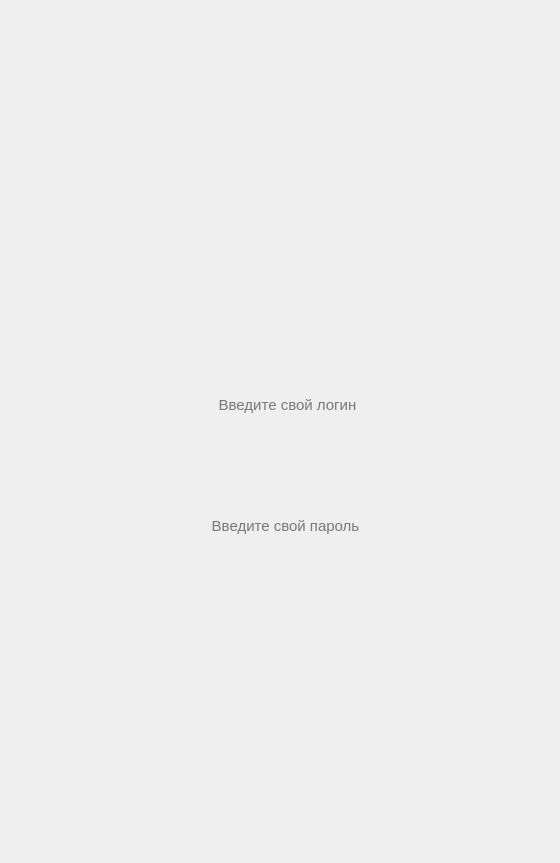
<?xml version="1.0" encoding="UTF-8"?>
<ui version="4.0">
 <class>MainWindow</class>
 <widget class="QMainWindow" name="MainWindow">
  <property name="geometry">
   <rect>
    <x>0</x>
    <y>0</y>
    <width>560</width>
    <height>863</height>
   </rect>
  </property>
  <property name="windowTitle">
   <string>MainWindow</string>
  </property>
  <widget class="QWidget" name="centralwidget">
   <widget class="QStackedWidget" name="stackedWidget">
    <property name="geometry">
     <rect>
      <x>0</x>
      <y>0</y>
      <width>560</width>
      <height>863</height>
     </rect>
    </property>
    <widget class="QWidget" name="SIGN_IN_PAGE">
     <widget class="QLabel" name="label">
      <property name="geometry">
       <rect>
        <x>0</x>
        <y>0</y>
        <width>560</width>
        <height>863</height>
       </rect>
      </property>
      <property name="text">
       <string/>
      </property>
      <property name="pixmap">
       <pixmap>1.png</pixmap>
      </property>
     </widget>
     <widget class="QPushButton" name="SWITCH_SIGN_UP_0_1_pushButton">
      <property name="geometry">
       <rect>
        <x>300</x>
        <y>270</y>
        <width>171</width>
        <height>31</height>
       </rect>
      </property>
      <property name="styleSheet">
       <string notr="true">background-color: rgba(0,0,0,0);
border: none;</string>
      </property>
      <property name="text">
       <string/>
      </property>
     </widget>
     <widget class="QPushButton" name="SWITCH_HOME_0_2_pushButton">
      <property name="geometry">
       <rect>
        <x>120</x>
        <y>610</y>
        <width>331</width>
        <height>51</height>
       </rect>
      </property>
      <property name="styleSheet">
       <string notr="true">background-color: rgba(0,0,0,0);
border: none;</string>
      </property>
      <property name="text">
       <string/>
      </property>
     </widget>
     <widget class="QLineEdit" name="SIGN_IN_LOGIN_lineEdit">
      <property name="geometry">
       <rect>
        <x>102</x>
        <y>379</y>
        <width>371</width>
        <height>51</height>
       </rect>
      </property>
      <property name="font">
       <font>
        <pointsize>11</pointsize>
       </font>
      </property>
      <property name="styleSheet">
       <string notr="true">background-color: rgba(0,0,0,0);
border: none;</string>
      </property>
      <property name="alignment">
       <set>Qt::AlignCenter</set>
      </property>
      <property name="placeholderText">
       <string>Введите свой логин</string>
      </property>
     </widget>
     <widget class="QLineEdit" name="SIGN_IN_PASSWORD_lineEdit">
      <property name="geometry">
       <rect>
        <x>100</x>
        <y>500</y>
        <width>371</width>
        <height>51</height>
       </rect>
      </property>
      <property name="font">
       <font>
        <pointsize>11</pointsize>
       </font>
      </property>
      <property name="styleSheet">
       <string notr="true">background-color: rgba(0,0,0,0);
border: none;</string>
      </property>
      <property name="alignment">
       <set>Qt::AlignCenter</set>
      </property>
      <property name="placeholderText">
       <string>Введите свой пароль</string>
      </property>
     </widget>
    </widget>
    <widget class="QWidget" name="SIGN_UP_PAGE">
     <widget class="QLabel" name="label_2">
      <property name="geometry">
       <rect>
        <x>0</x>
        <y>0</y>
        <width>560</width>
        <height>863</height>
       </rect>
      </property>
      <property name="text">
       <string/>
      </property>
      <property name="pixmap">
       <pixmap>2.png</pixmap>
      </property>
     </widget>
     <widget class="QPushButton" name="SWITCH_HOME_1_2_pushButton">
      <property name="geometry">
       <rect>
        <x>120</x>
        <y>610</y>
        <width>331</width>
        <height>51</height>
       </rect>
      </property>
      <property name="styleSheet">
       <string notr="true">background-color: rgba(0,0,0,0);
border: none;</string>
      </property>
      <property name="text">
       <string/>
      </property>
     </widget>
     <widget class="QLineEdit" name="SIGN_UP_LOGIN_lineEdit">
      <property name="geometry">
       <rect>
        <x>100</x>
        <y>380</y>
        <width>371</width>
        <height>51</height>
       </rect>
      </property>
      <property name="font">
       <font>
        <pointsize>11</pointsize>
       </font>
      </property>
      <property name="styleSheet">
       <string notr="true">background-color: rgba(0,0,0,0);
border: none;</string>
      </property>
      <property name="alignment">
       <set>Qt::AlignCenter</set>
      </property>
      <property name="placeholderText">
       <string>Введите свой логин</string>
      </property>
     </widget>
     <widget class="QPushButton" name="SWITCH_SIGN_IN_1_0_pushButton">
      <property name="geometry">
       <rect>
        <x>140</x>
        <y>270</y>
        <width>81</width>
        <height>31</height>
       </rect>
      </property>
      <property name="styleSheet">
       <string notr="true">background-color: rgba(0,0,0,0);
border: none;</string>
      </property>
      <property name="text">
       <string/>
      </property>
     </widget>
     <widget class="QLineEdit" name="SIGN_UP_PASSWORD_lineEdit">
      <property name="geometry">
       <rect>
        <x>100</x>
        <y>500</y>
        <width>371</width>
        <height>51</height>
       </rect>
      </property>
      <property name="font">
       <font>
        <pointsize>11</pointsize>
       </font>
      </property>
      <property name="styleSheet">
       <string notr="true">background-color: rgba(0,0,0,0);
border: none;</string>
      </property>
      <property name="alignment">
       <set>Qt::AlignCenter</set>
      </property>
      <property name="placeholderText">
       <string>Введите свой пароль</string>
      </property>
     </widget>
    </widget>
    <widget class="QWidget" name="HOME_PAGE">
     <widget class="QLabel" name="label_3">
      <property name="geometry">
       <rect>
        <x>0</x>
        <y>0</y>
        <width>560</width>
        <height>863</height>
       </rect>
      </property>
      <property name="text">
       <string/>
      </property>
      <property name="pixmap">
       <pixmap>3.png</pixmap>
      </property>
     </widget>
     <widget class="QPushButton" name="SWITCH_BACK_2_0_pushButton">
      <property name="geometry">
       <rect>
        <x>20</x>
        <y>90</y>
        <width>71</width>
        <height>71</height>
       </rect>
      </property>
      <property name="styleSheet">
       <string notr="true">background-color: rgba(0,0,0,0);
border: none;</string>
      </property>
      <property name="text">
       <string/>
      </property>
     </widget>
     <widget class="QPushButton" name="SWITCH_ALL_RSSM_2_3_pushButton">
      <property name="geometry">
       <rect>
        <x>30</x>
        <y>380</y>
        <width>501</width>
        <height>71</height>
       </rect>
      </property>
      <property name="styleSheet">
       <string notr="true">background-color: rgba(0,0,0,0);
border: none;</string>
      </property>
      <property name="text">
       <string/>
      </property>
     </widget>
     <widget class="QPushButton" name="SWITCH_MORE_DOCK_2_5_pushButton">
      <property name="geometry">
       <rect>
        <x>30</x>
        <y>470</y>
        <width>501</width>
        <height>71</height>
       </rect>
      </property>
      <property name="styleSheet">
       <string notr="true">background-color: rgba(0,0,0,0);
border: none;</string>
      </property>
      <property name="text">
       <string/>
      </property>
     </widget>
     <widget class="QPushButton" name="SWITCH_TASK_2_6_pushButton">
      <property name="geometry">
       <rect>
        <x>30</x>
        <y>550</y>
        <width>501</width>
        <height>71</height>
       </rect>
      </property>
      <property name="styleSheet">
       <string notr="true">background-color: rgba(0,0,0,0);
border: none;</string>
      </property>
      <property name="text">
       <string/>
      </property>
     </widget>
     <widget class="QPushButton" name="SEARCH_STUDENT_pushButton">
      <property name="geometry">
       <rect>
        <x>460</x>
        <y>250</y>
        <width>51</width>
        <height>61</height>
       </rect>
      </property>
      <property name="styleSheet">
       <string notr="true">background-color: rgba(0,0,0,0);
border: none;</string>
      </property>
      <property name="text">
       <string/>
      </property>
     </widget>
     <widget class="QLineEdit" name="SEARCH_STUDENT_IN_DATABASE_lineEdit">
      <property name="geometry">
       <rect>
        <x>30</x>
        <y>250</y>
        <width>421</width>
        <height>61</height>
       </rect>
      </property>
      <property name="font">
       <font>
        <pointsize>11</pointsize>
       </font>
      </property>
      <property name="styleSheet">
       <string notr="true">background-color: rgba(0,0,0,0);
border: none;</string>
      </property>
      <property name="alignment">
       <set>Qt::AlignLeading|Qt::AlignLeft|Qt::AlignVCenter</set>
      </property>
      <property name="placeholderText">
       <string>  Введите ФИО студента</string>
      </property>
     </widget>
    </widget>
    <widget class="QWidget" name="ALL_RSSM_PAGE">
     <widget class="QListWidget" name="ALL_STUDENT_listWidget">
      <property name="geometry">
       <rect>
        <x>20</x>
        <y>190</y>
        <width>521</width>
        <height>491</height>
       </rect>
      </property>
      <property name="styleSheet">
       <string notr="true">background-color: rgba(0,0,0,0);
border: none;</string>
      </property>
     </widget>
     <widget class="QPushButton" name="SWITCH_BACK_3_2_pushButton">
      <property name="geometry">
       <rect>
        <x>20</x>
        <y>90</y>
        <width>71</width>
        <height>71</height>
       </rect>
      </property>
      <property name="styleSheet">
       <string notr="true">background-color: rgba(0,0,0,0);
border: none;</string>
      </property>
      <property name="text">
       <string/>
      </property>
     </widget>
     <widget class="QLabel" name="label_4">
      <property name="geometry">
       <rect>
        <x>0</x>
        <y>0</y>
        <width>560</width>
        <height>863</height>
       </rect>
      </property>
      <property name="text">
       <string/>
      </property>
      <property name="pixmap">
       <pixmap>4.png</pixmap>
      </property>
     </widget>
     <widget class="QPushButton" name="ADD_STUDENT_pushButton">
      <property name="geometry">
       <rect>
        <x>90</x>
        <y>720</y>
        <width>381</width>
        <height>71</height>
       </rect>
      </property>
      <property name="styleSheet">
       <string notr="true">background-color: rgba(0,0,0,0);
border: none;</string>
      </property>
      <property name="text">
       <string/>
      </property>
     </widget>
     <zorder>label_4</zorder>
     <zorder>ALL_STUDENT_listWidget</zorder>
     <zorder>SWITCH_BACK_3_2_pushButton</zorder>
     <zorder>ADD_STUDENT_pushButton</zorder>
    </widget>
    <widget class="QWidget" name="PERSONAL_PAGE">
     <widget class="QLabel" name="label_5">
      <property name="geometry">
       <rect>
        <x>0</x>
        <y>0</y>
        <width>560</width>
        <height>863</height>
       </rect>
      </property>
      <property name="text">
       <string/>
      </property>
      <property name="pixmap">
       <pixmap>5.png</pixmap>
      </property>
     </widget>
     <widget class="QListWidget" name="PERSONAL_DOCK_listWidget">
      <property name="geometry">
       <rect>
        <x>20</x>
        <y>300</y>
        <width>521</width>
        <height>261</height>
       </rect>
      </property>
      <property name="styleSheet">
       <string notr="true">background-color: rgba(0,0,0,0);
border: none;</string>
      </property>
     </widget>
     <widget class="QPushButton" name="SWITCH_BACK_4_2_pushButton">
      <property name="geometry">
       <rect>
        <x>20</x>
        <y>90</y>
        <width>71</width>
        <height>71</height>
       </rect>
      </property>
      <property name="styleSheet">
       <string notr="true">background-color: rgba(0,0,0,0);
border: none;</string>
      </property>
      <property name="text">
       <string/>
      </property>
     </widget>
     <widget class="QPushButton" name="SEARCH_DOCK_PERSONAL_pushButton">
      <property name="geometry">
       <rect>
        <x>460</x>
        <y>220</y>
        <width>51</width>
        <height>51</height>
       </rect>
      </property>
      <property name="styleSheet">
       <string notr="true">background-color: rgba(0,0,0,0);
border: none;</string>
      </property>
      <property name="text">
       <string/>
      </property>
     </widget>
     <widget class="QPushButton" name="ADD_DOCK_PERSONAL_pushButton">
      <property name="geometry">
       <rect>
        <x>110</x>
        <y>590</y>
        <width>361</width>
        <height>71</height>
       </rect>
      </property>
      <property name="styleSheet">
       <string notr="true">background-color: rgba(0,0,0,0);
border: none;</string>
      </property>
      <property name="text">
       <string/>
      </property>
     </widget>
     <widget class="QLineEdit" name="SEARCH_DOCK_IN_DATABASE_lineEdit">
      <property name="geometry">
       <rect>
        <x>30</x>
        <y>210</y>
        <width>421</width>
        <height>61</height>
       </rect>
      </property>
      <property name="font">
       <font>
        <pointsize>11</pointsize>
       </font>
      </property>
      <property name="styleSheet">
       <string notr="true">background-color: rgba(0,0,0,0);
border: none;</string>
      </property>
      <property name="alignment">
       <set>Qt::AlignLeading|Qt::AlignLeft|Qt::AlignVCenter</set>
      </property>
      <property name="placeholderText">
       <string>  Введите ФИО студента</string>
      </property>
     </widget>
    </widget>
    <widget class="QWidget" name="MORE_DOCK_PAGE">
     <widget class="QLabel" name="label_6">
      <property name="geometry">
       <rect>
        <x>0</x>
        <y>0</y>
        <width>560</width>
        <height>863</height>
       </rect>
      </property>
      <property name="text">
       <string/>
      </property>
      <property name="pixmap">
       <pixmap>5.png</pixmap>
      </property>
     </widget>
     <widget class="QPushButton" name="SEARCH_DOCK_ALL_pushButton">
      <property name="geometry">
       <rect>
        <x>460</x>
        <y>220</y>
        <width>51</width>
        <height>51</height>
       </rect>
      </property>
      <property name="styleSheet">
       <string notr="true">background-color: rgba(0,0,0,0);
border: none;</string>
      </property>
      <property name="text">
       <string/>
      </property>
     </widget>
     <widget class="QPushButton" name="SWITCH_BACK_5_2_pushButton">
      <property name="geometry">
       <rect>
        <x>20</x>
        <y>90</y>
        <width>71</width>
        <height>71</height>
       </rect>
      </property>
      <property name="styleSheet">
       <string notr="true">background-color: rgba(0,0,0,0);
border: none;</string>
      </property>
      <property name="text">
       <string/>
      </property>
     </widget>
     <widget class="QPushButton" name="ADD_DOCK_ALL_pushButton">
      <property name="geometry">
       <rect>
        <x>110</x>
        <y>590</y>
        <width>361</width>
        <height>71</height>
       </rect>
      </property>
      <property name="styleSheet">
       <string notr="true">background-color: rgba(0,0,0,0);
border: none;</string>
      </property>
      <property name="text">
       <string/>
      </property>
     </widget>
     <widget class="QListWidget" name="ALL_DOCK_listWidget">
      <property name="geometry">
       <rect>
        <x>20</x>
        <y>300</y>
        <width>521</width>
        <height>261</height>
       </rect>
      </property>
      <property name="styleSheet">
       <string notr="true">background-color: rgba(0,0,0,0);
border: none;</string>
      </property>
     </widget>
     <widget class="QLineEdit" name="SEARCH_DOCK_ALL_IN_DATABASE_lineEdit">
      <property name="geometry">
       <rect>
        <x>40</x>
        <y>210</y>
        <width>411</width>
        <height>61</height>
       </rect>
      </property>
      <property name="font">
       <font>
        <pointsize>11</pointsize>
       </font>
      </property>
      <property name="styleSheet">
       <string notr="true">background-color: rgba(0,0,0,0);
border: none;
</string>
      </property>
      <property name="placeholderText">
       <string>Введите название сюда</string>
      </property>
     </widget>
    </widget>
    <widget class="QWidget" name="TASK_PAGE">
     <widget class="QLabel" name="label_7">
      <property name="geometry">
       <rect>
        <x>0</x>
        <y>0</y>
        <width>560</width>
        <height>863</height>
       </rect>
      </property>
      <property name="text">
       <string/>
      </property>
      <property name="pixmap">
       <pixmap>6.png</pixmap>
      </property>
     </widget>
     <widget class="QPushButton" name="SWITCH_BACK_6_2_pushButton">
      <property name="geometry">
       <rect>
        <x>20</x>
        <y>40</y>
        <width>71</width>
        <height>71</height>
       </rect>
      </property>
      <property name="styleSheet">
       <string notr="true">background-color: rgba(0,0,0,0);
border: none;</string>
      </property>
      <property name="text">
       <string/>
      </property>
     </widget>
     <widget class="QPushButton" name="ADD_TASK_pushButton">
      <property name="geometry">
       <rect>
        <x>90</x>
        <y>410</y>
        <width>351</width>
        <height>61</height>
       </rect>
      </property>
      <property name="styleSheet">
       <string notr="true">background-color: rgba(0,0,0,0);
border: none;</string>
      </property>
      <property name="text">
       <string/>
      </property>
     </widget>
     <widget class="QListWidget" name="TASK_listWidget">
      <property name="geometry">
       <rect>
        <x>60</x>
        <y>510</y>
        <width>441</width>
        <height>331</height>
       </rect>
      </property>
      <property name="styleSheet">
       <string notr="true"/>
      </property>
     </widget>
     <widget class="QLineEdit" name="NAME_TASK_lineEdit">
      <property name="geometry">
       <rect>
        <x>250</x>
        <y>240</y>
        <width>291</width>
        <height>41</height>
       </rect>
      </property>
      <property name="font">
       <font>
        <pointsize>11</pointsize>
       </font>
      </property>
      <property name="styleSheet">
       <string notr="true">background-color: rgba(0,0,0,0);
border: none;
color:white;</string>
      </property>
      <property name="placeholderText">
       <string>Введите название сюда</string>
      </property>
     </widget>
     <widget class="QLineEdit" name="TIME_TASK_lineEdit">
      <property name="geometry">
       <rect>
        <x>250</x>
        <y>322</y>
        <width>291</width>
        <height>41</height>
       </rect>
      </property>
      <property name="font">
       <font>
        <pointsize>11</pointsize>
       </font>
      </property>
      <property name="styleSheet">
       <string notr="true">background-color: rgba(0,0,0,0);
border: none;
color:white;</string>
      </property>
      <property name="placeholderText">
       <string>Введите дедлайн сюда</string>
      </property>
     </widget>
    </widget>
   </widget>
  </widget>
 </widget>
 <resources/>
 <connections/>
</ui>
